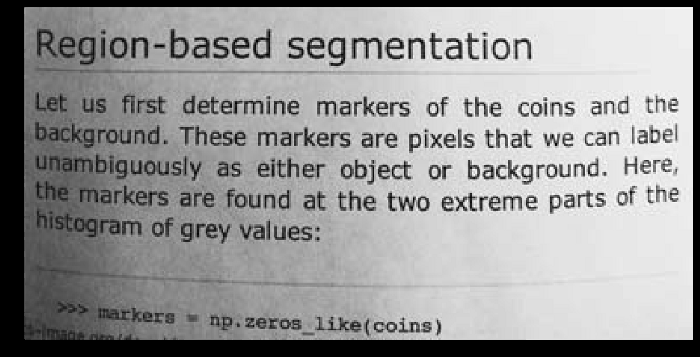
#> input picture morphology_segmentation/img/teks.png, 700 x 357 px
$ python simple_ocr_with_morph_and_segmentation.py
#> lines starting #> are read from the running program, lines starting #| are printed output that depends on the picture; after the words box and inside, x2 and y2 are one past the last pixel; in counts of white or black regions, pixels touching at a corner belong together
# import libraries
from PIL import Image
import cv2
import pytesseract
import matplotlib.pyplot as plt
import numpy as np
import os
from math import ceil

"""
Constant Global Variables
"""
IMG_PATH = "img/"
IMG_NAME = "teks.png"
DEST_PATH = "preprocessed_img/" + IMG_NAME.split('.')[0] + "/"
OCR_PATH = "result/" + IMG_NAME.split('.')[0] + "/"

"""
OS HANDLER
"""
def get_list(path, list_type='img'):
    my_list = []
    if list_type == 'img':
        valid_list = ['.jpg', '.png', '.jpeg']
    elif list_type == 'txt':
        valid_list = ['.txt']
    # get all image name
    for f in os.listdir(path):
        ext = os.path.splitext(f)[1]
        if not (ext.lower() in valid_list):
            continue
        my_list.append(f)
    return my_list

def check_dir(path):
    # make directory
    if not os.path.exists(path):
        os.makedirs(path)

"""
PREPROCESSING
"""
# get grayscale image
def get_grayscale(image):
    return cv2.cvtColor(image, cv2.COLOR_BGR2GRAY)

# noise removal - using median filter
def remove_noise(image, kernel=5):
    return cv2.medianBlur(image, kernel)

# skew correction
def deskew(image):
    coords = np.column_stack(np.where(image > 0))
    angle = cv2.minAreaRect(coords)[-1]
    if angle < -45:
        angle = -(90 + angle)
    else:
        angle = -angle
    (h, w) = image.shape[:2]
    center = (w // 2, h // 2)
    M = cv2.getRotationMatrix2D(center, angle, 1.0)
    rotated = cv2.warpAffine(image, M, (w, h), flags=cv2.INTER_CUBIC, borderMode=cv2.BORDER_REPLICATE)
    return rotated

#template matching
def match_template(image, template):
    return cv2.matchTemplate(image, template, cv2.TM_CCOEFF_NORMED)

##
## SEGMENTATION - THRESHOLDING
##
# 1. Thresholding
def thresholding(image):
    return cv2.threshold(image, 0, 255, cv2.THRESH_BINARY + cv2.THRESH_OTSU)[1]

# 2. Adaptive Thresholding using mean value
def adaptive_mean_thresholding(image):
    return cv2.adaptiveThreshold(image, 255, cv2.ADAPTIVE_THRESH_MEAN_C, cv2.THRESH_BINARY, 199, 5)

# 2. Adaptive Thresholding using gaussian value
def adaptive_gaussian_thresholding(image):
    return cv2.adaptiveThreshold(image, 255, cv2.ADAPTIVE_THRESH_GAUSSIAN_C, cv2.THRESH_BINARY, 199, 5)

##
## MORPHOLOGY FILTERS
##
# 1. Dilation
def dilate(image, kernel=np.ones((5,5),np.uint8)):
    return cv2.dilate(image, kernel, iterations = 1)

# 2. Erosion
def erode(image, kernel=np.ones((5,5),np.uint8)):
    return cv2.erode(image, kernel, iterations = 1)

# 3. Opening - erosion followed by dilation
def opening(image, kernel=np.ones((5,5),np.uint8)):
    return cv2.morphologyEx(image, cv2.MORPH_OPEN, kernel)

# 4. Closing - dilation followed by erosion
def closing(image, kernel=np.ones((5,5),np.uint8)):
    return cv2.morphologyEx(image, cv2.MORPH_CLOSE, kernel)

# 5. Canny edge detection
def canny(image):
    return cv2.Canny(image, 100, 200)

##
## APPLY FILTERS
##
def apply_filter(image):
    gray_image = get_grayscale(image)
    scenarios = {
        'thresholding': thresholding,
        'adp-mean-thresholding': adaptive_mean_thresholding,
        'adp-gaussian-thresholding': adaptive_gaussian_thresholding,
        'opening': opening,
        'closing': closing,
        'dilate': dilate,
        'erode': erode,
        'canny': canny
    }
    for key, function in scenarios.items():
        prep_image = function(gray_image)
        filename = key + '_' + IMG_NAME
        # save file
        try:
            cv2.imwrite(DEST_PATH + filename, prep_image[:,:,::-1])
        except IndexError:
            cv2.imwrite(DEST_PATH + filename, prep_image)

"""
PROCESSING
Optical Character Recognition (OCR)
"""
def ocr(image, image_name):
    filename = image_name + '_output.txt'
    # Adding custom options
    custom_config = r'--oem 3 --psm 6'
    with open(OCR_PATH + filename, 'w') as f:
        f.write(pytesseract.image_to_string(image, config=custom_config))

"""
DISPLAY RESULTS
"""
def generate_plot(total_img, num_img_each_row=2):
    row = ceil(total_img / num_img_each_row) * 100
    col = num_img_each_row * 10
    return row + col

def display_img(dest_path, fig_size=(17, 20)):
    imgs_name = [IMG_NAME] + get_list(dest_path)
    # generate plot
    plot = generate_plot(len(imgs_name))
    # plotting
    fig = plt.figure(figsize=fig_size)
    for i in range(plot, plot + len(imgs_name)):
        title = imgs_name[i - plot].split('_')[0]
        img_path = IMG_PATH + imgs_name[i - plot] if i == plot else dest_path + imgs_name[i - plot]
        img = cv2.imread(img_path)[:,:,::-1]
        plt.subplot(i + 1), plt.imshow(img)
        plt.title(title)
        plt.xticks([]), plt.yticks([])
    plt.show()

def display_ocr_result():
    files = get_list(OCR_PATH, 'txt')
    for filename in files:
        f = open(OCR_PATH + filename, 'r')
        file_contents = f.read()
        print ('=========================')
        print (filename)
        print ('=========================')
        print (file_contents)
        print ('=========================')
        f.close()

# [15 lines of commented-out code are left out]

if __name__ == "__main__":
    # check and create all dirs
    check_dir(DEST_PATH)
    check_dir(OCR_PATH)

    # preprocessing
    image = cv2.imread(IMG_PATH + IMG_NAME)[:,:,::-1]
#> image is the input picture: shape (357, 700, 3); min 0, max 255, mean 152.4
    apply_filter(image)
#> the loop in apply_filter, `for key, function in scenarios.items():` made 8 passes
#> pass 1, in apply_filter, `prep_image = function(gray_image)`:
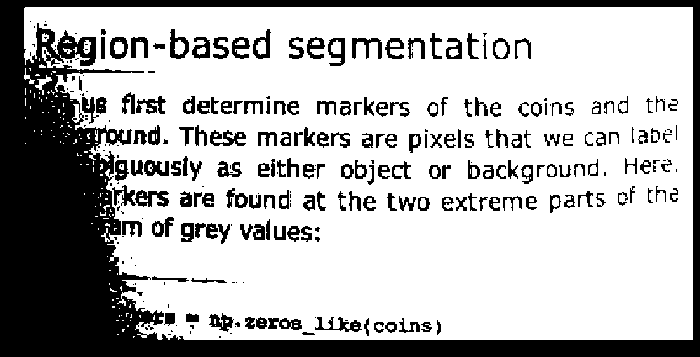
#> prep_image: shape (357, 700); 71.1% white; 286 black regions (99 under 20 px), largest, box (x1, y1, x2, y2) and area: (0, 0, 700, 357) 51629, (135, 190, 169, 207) 345, (210, 130, 246, 146) 310
#> pass 2, in apply_filter, `prep_image = function(gray_image)`:
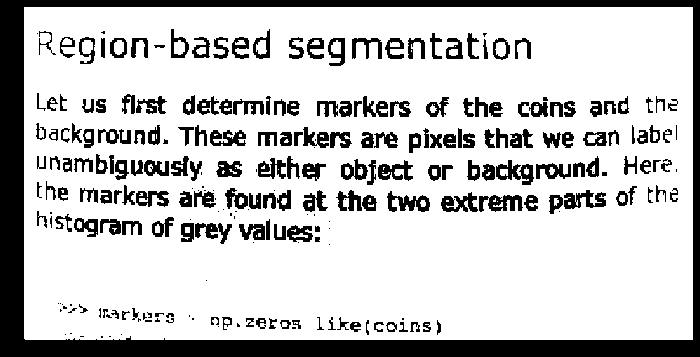
#> prep_image: shape (357, 700); 78.1% white; 259 black regions (67 under 20 px), largest, box (x1, y1, x2, y2) and area: (0, 0, 700, 357) 27148, (479, 195, 523, 212) 469, (496, 160, 534, 185) 461
#> pass 3, in apply_filter, `prep_image = function(gray_image)`:
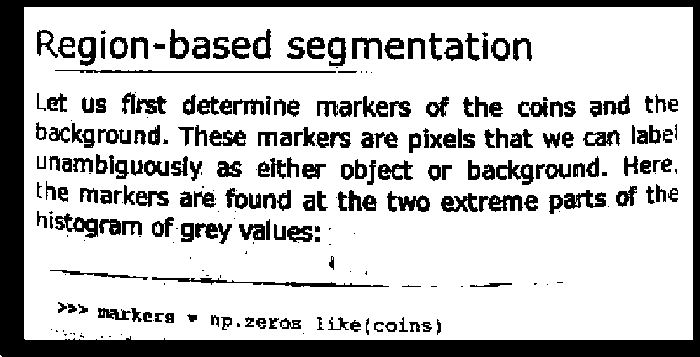
#> prep_image: shape (357, 700); 76.3% white; 276 black regions (74 under 20 px), largest, box (x1, y1, x2, y2) and area: (0, 0, 700, 357) 27143, (152, 277, 389, 287) 646, (55, 70, 336, 73) 572

    # OCR original img
    image = cv2.imread(IMG_PATH + IMG_NAME)[:,:,::-1]
    ocr(image, 'original_' + IMG_NAME.split('.')[0])

    # OCR preprocessed img
    imgs = get_list(DEST_PATH)
    for img_name in imgs:
        image = cv2.imread(DEST_PATH + img_name)[:,:,::-1]
        ocr(image, img_name.split('.')[0])

    # display preprocessed image
    display_img(DEST_PATH)
#> in display_img, `plt.show()`:
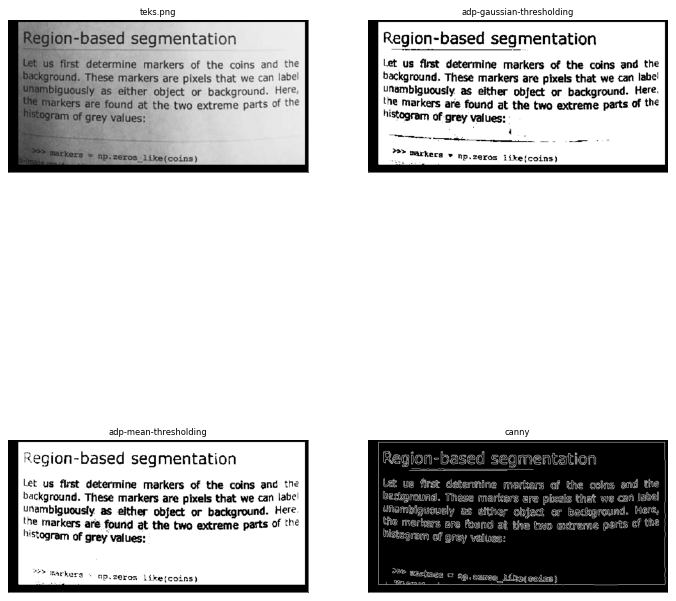
#> figure drawn by matplotlib, 4 panels

    # display text
    display_ocr_result()
